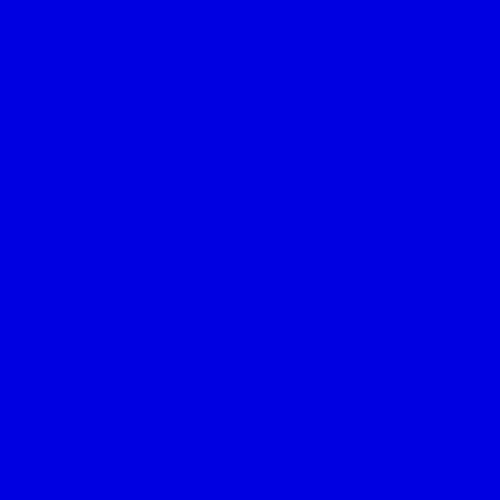
Frame 1 (no input)
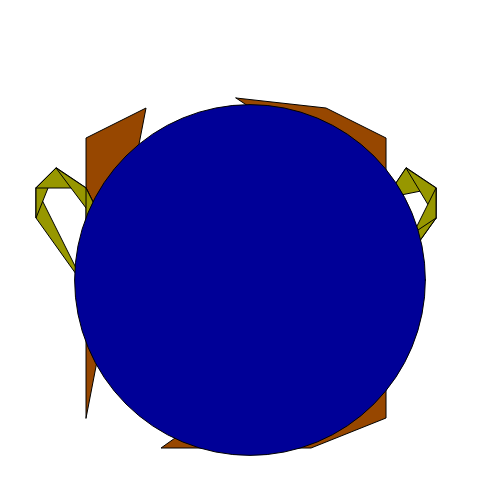
Frame 60 (no input)
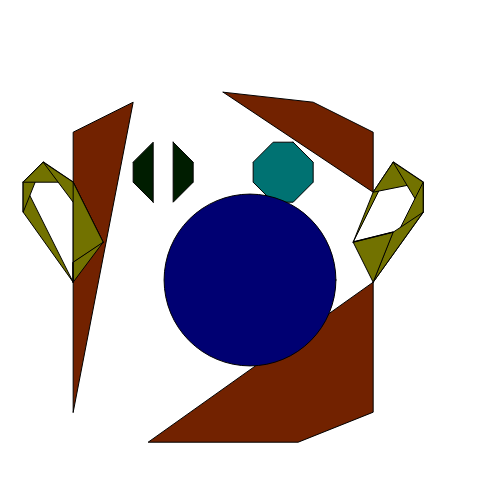
Frame 120 (the mouse pressed at the canvas centre since frame 60)

The p5.js sketch that drew these frames (run headless with seeded random() and noise() and a simulated clock; from frame 60 on, the mouse is pressed at the canvas centre):

// p5.js sketch
// ── sketch.js
// with variables 9/17


var mouthSize = 70; //mouth size
var x = 250; //x position
var y = 30;   //y position
var colorChange = 250; //rgb values

function setup() {
	createCanvas(500, 500);
}

function draw() {
	background(255);

    var x = 250 + sin(frameCount/10)* 50;
	var y = 50 + cos(frameCount/10) * 50;
	colorChange = 200+ sin(frameCount/5) * 100;
	mouthSize = 1/tan(frameCount/20) * 50;
	
	fill(colorChange+5,colorChange-75,colorChange-150)
    stroke(0)
 //    beginShape(QUAD_STRIP);  //face commenting out for now may look to reintegrate
	// vertex(250,30) 
 //    vertex(340,40)
	// vertex(400,70) 
	// vertex(400,130) 
 //    vertex(400,220) 
 //    vertex(400,350) 
 //    vertex(325,380) 
 //    vertex(175,380) 
 //    vertex(100,350) 
 //    vertex(100,130) 
 //    vertex(100,70) 
 //    vertex(160,40)
 //    vertex(250,30) 
 //    endShape(CLOSE);
    beginShape(QUADS);  //face 2
    vertex(x,y) 
    vertex(x+90,y+10)
    vertex(x+150,y+40) 
    vertex(x+150,y+100) 
    vertex(x+150,y+190) 
    vertex(x+150,y+320) 
    vertex(x+75,y+350) 
    vertex(x-75,y+350) 
    vertex(x-150,y+320) 
    vertex(x-150,y+100) 
    vertex(x-150,y+40) 
    vertex(x-90,y+10) 
    vertex(x,y) 
    endShape(CLOSE);

    fill(colorChange-131,colorChange-80,colorChange-196);

    beginShape(QUADS);
    vertex(x-50,y+50)  //beginning of left eye
    vertex(x-30,y+70) 
    vertex(x-30,y+90) 
    vertex(x-50,y+110) 
    vertex(x-70,y+110) 
    vertex(x-90,y+90) 
    vertex(x-90,y+70) 
    vertex(x-70,y+50)
    vertex(x-50,y+50) 
    endShape(CLOSE); // end of left 

    fill(colorChange-250,colorChange+5,colorChange+5)

    beginShape();
    vertex(x+70,y+50) //22 beginning of right eye
    vertex(x+90,y+70) 
    vertex(x+90,y+90) 
    vertex(x+70,y+110) 
    vertex(x+50,y+110) 
    vertex(x+30,y+90) 
    vertex(x+30,y+70) 
    vertex(x+50,y+50)
    vertex(x+70,y+50) //28 end of right eye
    endShape(CLOSE);
	
    fill(colorChange+5,colorChange+5,colorChange-150);

    beginShape(TRIANGLE_STRIP); //right ear "4" clockwise from left most point on ear
    vertex(x+130,y+150); 
    vertex(x+150,y+100);
    vertex(x+170,y+70);
    vertex(x+200,y+90);
    vertex(x+200,y+120);
    vertex(x+150,y+190);
    vertex(x+170,y+140);
    endShape(CLOSE);
    beginShape(TRIANGLE_STRIP); // left ear "10" clockwise from lowest point on ear
    vertex(x-150,y+190);
    vertex(x-200,y+120);
    vertex(x-200,y+90);
    vertex(x-180,y+70);
    vertex(x-150,y+90);
    vertex(x-120,y+150);
    vertex(x-150,y+170);
    endShape(CLOSE);
    
    stroke(0)
    fill(colorChange-100,colorChange-230,colorChange+150)

    beginShape(QUAD_STRIP) // nose
    vertex(x,y+140);
    vertex(x+20,y+170);
    vertex(x,y+200);
    vertex(x-20,y+170);
    vertex(x,y+140);
    endShape(CLOSE); // end nose

    fill(colorChange-250,colorChange-250,colorChange+5)

    circle(250,280,mouthSize); //mouth
   
}


// this is a comment
